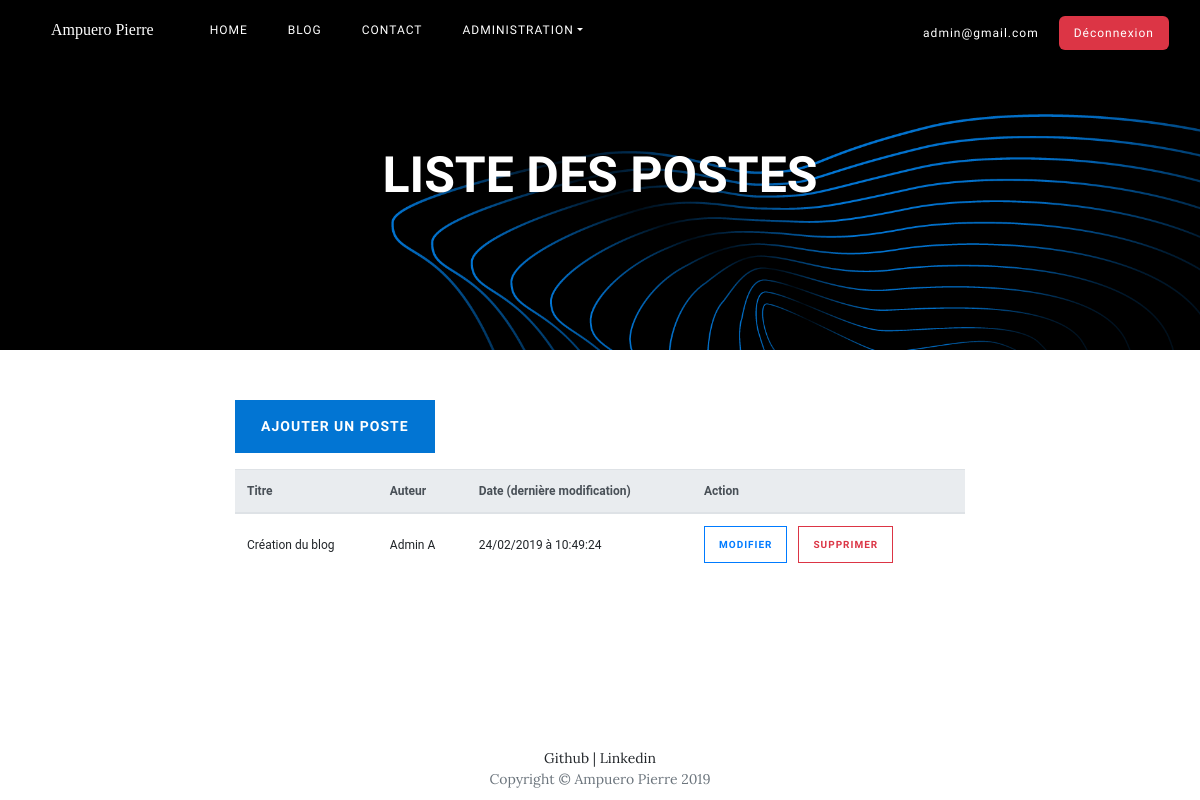
The app's page /admin/posts (signed in) with its own data.
### tables this page shows
CREATE TABLE users (
                id INT AUTO_INCREMENT NOT NULL,
                firstname VARCHAR(100) NOT NULL,
                lastname VARCHAR(100) NOT NULL,
                mail VARCHAR(100) NOT NULL,
                password VARCHAR(80) NOT NULL,
                roles_id INT DEFAULT 3 NOT NULL,
                PRIMARY KEY (id)
);

CREATE TABLE posts (
                id INT AUTO_INCREMENT NOT NULL,
                title VARCHAR(100) NOT NULL,
                chapo VARCHAR(100) NOT NULL,
                img TEXT NOT NULL,
                content TEXT NOT NULL,
                date_creation DATETIME NOT NULL,
                date_modification DATETIME NOT NULL,
                users_id INT DEFAULT 1 NOT NULL,
                PRIMARY KEY (id)
);

### App/Manager/UserManager.php (called while the page is built, shortened)
<?php
class UserManager extends Manager
{
	public function getUser($idUser)
	{
		$db = $this->dbConnect();
		$req = $db->prepare('SELECT id, firstname, lastname, password, mail, roles_id AS rolesId FROM users WHERE id = :id');
		$req->bindValue(':id', $idUser);
		$req->execute();
		$req->setFetchMode(\PDO::FETCH_CLASS|\PDO::FETCH_PROPS_LATE, 'App\Model\User');
		$user = $req->fetch();
		return $user;
	}
}

### App/Manager/PostManager.php (called while the page is built, shortened)
<?php
class PostManager extends Manager
{
	public function getListOf()
	{
		$db = $this->dbConnect();
		$req = $db->query('SELECT id,users_id AS usersId, title, chapo, date_modification AS dateModification FROM posts ORDER BY dateModification DESC');
		$req->setFetchMode(\PDO::FETCH_CLASS|\PDO::FETCH_PROPS_LATE, 'App\Model\Post');
		$posts = $req->fetchAll();
		$userManager = new UserManager();
		foreach ($posts as $post) {
			$post->setDateModification(new DateTimeFrench($post->getDateModification()));
			$post->setAuthor($userManager->getUser($post->getUsersId()));
		}
		return $posts;
	}
}

### App/Model/Model.php (called while the page is built, shortened)
<?php
abstract class Model
{
	protected $id;
	public function hydrate($data)
	{
		return $this;
	}
	public function getId()
	{
		return $this->id;
	}
}

### App/Model/Post.php (called while the page is built, shortened)
<?php
class Post extends Model
{
    protected $title;
    protected $author;
    protected $dateModification;
	public function getTitle()
	{
		return $this->title;
	}
	public function getAuthor()
	{
		return $this->author;
	}
	public function getDateModification()
	{
		return $this->dateModification;
	}
	public function setAuthor(User $user)
	{
		$this->author = $user;
	}
	public function setDateModification(DateTimeFrench $dateModification)
	{
		$this->dateModification = $dateModification;
	}
}

### App/Model/User.php (called while the page is built, shortened)
<?php
class User extends Model
{
	protected $firstname;
	protected $lastname;
	protected $mail;
	protected $rolesId;
	public function getFirstname()
	{
		return $this->firstname;
	}
	public function getLastname()
	{
		return $this->lastname;
	}
	public function getMail()
	{
		return $this->mail;
	}
	public function getRolesId()
	{
		return $this->rolesId;
	}
}

### App/Datetime/DateTimeFrench.php (called while the page is built, shortened)
<?php
class DateTimeFrench extends \DateTime {
    public function format($format) {
        $english_days = array('Monday', 'Tuesday', 'Wednesday', 'Thursday', 'Friday', 'Saturday', 'Sunday');
        $french_days = array('Lundi', 'Mardi', 'Mercredi', 'Jeudi', 'Vendredi', 'Samedi', 'Dimanche');
        $english_months = array('January', 'February', 'March', 'April', 'May', 'June', 'July', 'August', 'September', 'October', 'November', 'December');
        $french_months = array('Janvier', 'Février', 'Mars', 'Avril', 'Mai', 'Juin', 'Juillet', 'Août', 'Septembre', 'Octobre', 'Novembre', 'Décembre');
        return str_replace($english_months, $french_months, str_replace($english_days, $french_days, parent::format($format)));
    }
}

### view/backend/listPost.php (the view)
<a href="admin/posts/add" class="btn btn-primary mb-3">Ajouter un poste</a>
<table class="table">
	<thead class="thead-light">
		<tr>
			<th scope="col">Titre</th>
			<th scope="col">Auteur</th>
			<th scope="col">Date (dernière modification)</th>
			<th scope="col">Action</th>
		</tr>
	</thead>
	<tbody>
		<?php foreach ($posts as $post): ?>
			<tr>
				<td><?= $post->getTitle() ?></td>
				<td><?= $post->getAuthor()->getFirstname().' '.$post->getAuthor()->getLastname()[0] ?></td>
				<td><?= $post->getDateModification()->format('d/m/Y à H:i:s') ?></td>
				<td>
					<a href="admin/posts/update/<?= $post->getId() ?>" class="btn btn-outline-primary mr-2">Modifier</a>
					<a href="admin/posts/delete/<?= $post->getId() ?>" class="btn btn-outline-danger delete-post">Supprimer</a></td>
				</tr>
			<?php endforeach; ?>
		</tbody>
	</table>

### view/template/include/_head.php (shortened to what this page needs)
<!DOCTYPE html>
<html lang="en">
<head>
  <link rel="stylesheet" href="https://stackpath.bootstrapcdn.com/bootstrap/4.3.1/css/bootstrap.min.css">
  <link href="public/css/style.css" rel="stylesheet">
</head>
<body>
  <nav class="navbar navbar-expand-lg navbar-light fixed-top" id="mainNav">
    <div class="container-fluid">
      <a class="navbar-brand" href=".">Ampuero Pierre</a>
      <div class="collapse navbar-collapse justify-content-between" id="navbarResponsive">
        <ul class="navbar-nav">
          <li class="nav-item">
            <a class="nav-link" href=".">Home</a>
          </li>
          <li class="nav-item">
            <a class="nav-link" href="posts">Blog</a>
          </li>
          <li class="nav-item">
            <a class="nav-link" href="contact">Contact</a>
          </li>
          <?php if (isset($userSession) && $userSession->getRolesId() != 3): ?>
          <li class="nav-item dropdown">
            <a class="nav-link dropdown-toggle" href="#" role="button" data-toggle="dropdown" aria-haspopup="true" aria-expanded="false">Administration</a>
          </li>
          <?php endif; ?>
        </ul>
        <ul class="navbar-nav">
          <?php if (!isset($userSession)): ?>
          <li class="nav-item">
            <a class="nav-link" href="register">Créer un compte</a>
          </li>
          <li class="nav-item">
            <a class="nav-connexion" href="login">Connexion</a>
          </li>
          <?php else: ?>
          <li class="nav-item">
            <a href="profil/<?= $userSession->getId() ?>" class="nav-mail"><?= $userSession->getMail() ?></a>
          </li>
          <li class="nav-item">
            <a class="nav-deco" href="?action=destroy">Déconnexion</a>
          </li>
          <?php endif; ?>
        </ul>
      </div>
    </div>
  </nav>

### public/css/style.css (style rules this page uses)
html { height: 100%; }
body { height: 100%; font-size: 20px; color: #212529; font-family: 'Lora', 'Times New Roman', serif; display: flex; flex-direction: column; }
a { color: #212529; -webkit-transition: all 0.2s; -moz-transition: all 0.2s; transition: all 0.2s; }
#mainNav { position: absolute; border-bottom: 1px solid #e9ecef; background-color: white; font-family: 'Raleway', 'Helvetica Neue', Helvetica, Arial, sans-serif; }
#mainNav .navbar-brand { font-size: 1rem; color: black; font-family: 'Libre Baskerville', serif; }
#mainNav .navbar-nav > li.nav-item > a { color: black; font-weight: 500; font-size: 12px; letter-spacing: 1px; text-transform: uppercase; }
#mainNav .navbar-nav > li.nav-item .nav-mail { color: #000; font-size: 12px; text-transform: lowercase; text-decoration: none; }
@media only screen and (min-width: 992px) { #mainNav .navbar-nav > li.nav-item .nav-mail { color: #fff; } }
#mainNav .navbar-nav > li.nav-item .nav-deco { background: #dc3545; color: white; padding: 10px 15px; text-transform: capitalize; text-decoration: none; border-radius: 6px; }
@media only screen and (min-width: 992px) { #mainNav { border-bottom: 1px solid transparent; background: transparent; } }
@media only screen and (min-width: 992px) { #mainNav .navbar-brand { padding: 10px 20px; color: #fff; } }
@media only screen and (min-width: 992px) { #mainNav .navbar-nav > li.nav-item > a { padding: 10px 20px; color: #fff; } }
@media only screen and (min-width: 992px) { #mainNav { -webkit-transition: background-color 0.2s; -moz-transition: background-color 0.2s; transition: background-color 0.2s; -webkit-transform: translate3d(0, 0, 0); -moz-transform: translate3d(0, 0, 0); -ms-transform: translate3d(0, 0, 0); -o-transform: translate3d(0, 0, 0); transform: translate3d(0, 0, 0); -webkit-backface-visibility: hidden; } }
.table { font-family: 'Roboto'; font-size: 12px; margin: 0; }
.table th { vertical-align: inherit; }
.table td { vertical-align: inherit; }
.table .btn { font-size: 10px; padding: 10px 14px; }
.btn { font-size: 14px; font-weight: 800; padding: 15px 25px; letter-spacing: 1px; text-transform: uppercase; border-radius: 0; font-family: 'Raleway', 'Helvetica Neue', Helvetica, Arial, sans-serif; }
.btn-primary { background-color: #0275D3; border-color: #0275D3; }

### records on screen
users: mail "admin@gmail.com"
posts: title "Création du blog", users.firstname "Admin", users.lastname "A", format "24/02/2019 à 10:49:24"

### other values on screen
$title "LISTE DES POSTES"
